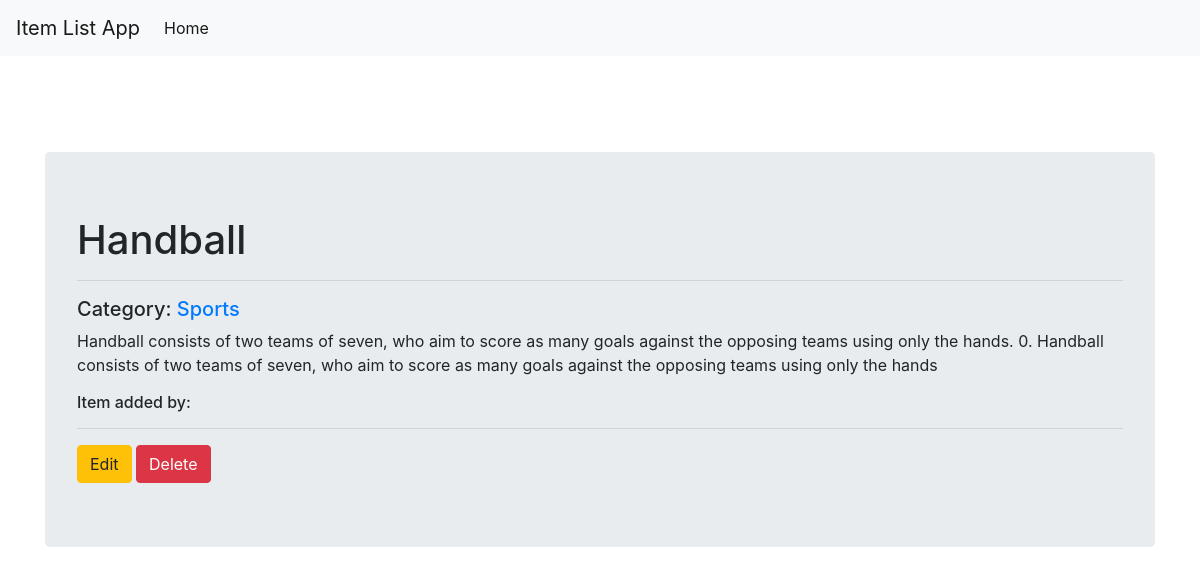
The app's page /category/2/item/11 with its own data.
### models.py (models this page shows)
class Item(Base):
    __tablename__ = 'item'
    id = Column(Integer,primary_key = True)
    item_name = Column(String(32), nullable = False)
    item_description = Column(String(300))
    category_id = Column(Integer, ForeignKey('category.id'))
    category = relationship('Category')
    user_id = Column(Integer, ForeignKey('user.id'))
    user = relationship('User')

class Category(Base):
    __tablename__ = 'category'
    id = Column(Integer, primary_key = True)
    category_name = Column(String(32),nullable = False)

### views.py (the view)
@app.route('/category/<int:category_id>/item/<int:item_id>')
def render_item_page(category_id,item_id):
    session = Session()
    category = session.query(Category).filter_by(id = category_id).first()
    item = session.query(Item).filter_by(id = item_id).one()
    return render_template('item_page.html', category = category, item= item)

### templates/item_page.html (shortened to what this page needs)
{% include "./extended/header.html" %}
<br>
<div class="container">
    <div class="jumbotron">
        <h1>{{item.item_name}}</h1>
        <hr>
        <h5><span>Category:  </span><a href= {{url_for('render_category_page', category_id = category.id)}}>{{item.category.category_name}}</a></h5>
        <p>{{item.item_description}}</p>
        <h6>Item added by: </h6>
        <hr>
            <a href="/" role='button' class="btn btn-secondary btn-warning">  Edit</a>
            <a href="/" role="button" class="btn btn-secondary btn-danger">  Delete</a>
    </div>
</div>
{% include "./extended/footer.html" %}

### records on screen
Item: item_name "Handball", item_description "Handball consists of two teams of seven, who aim to score as many goals against the opposing teams using only the hands. 0. Handball consists of two teams of seven, who aim to score as many goals against the opposing teams using only the hands"
Category: category.category_name "Sports"
